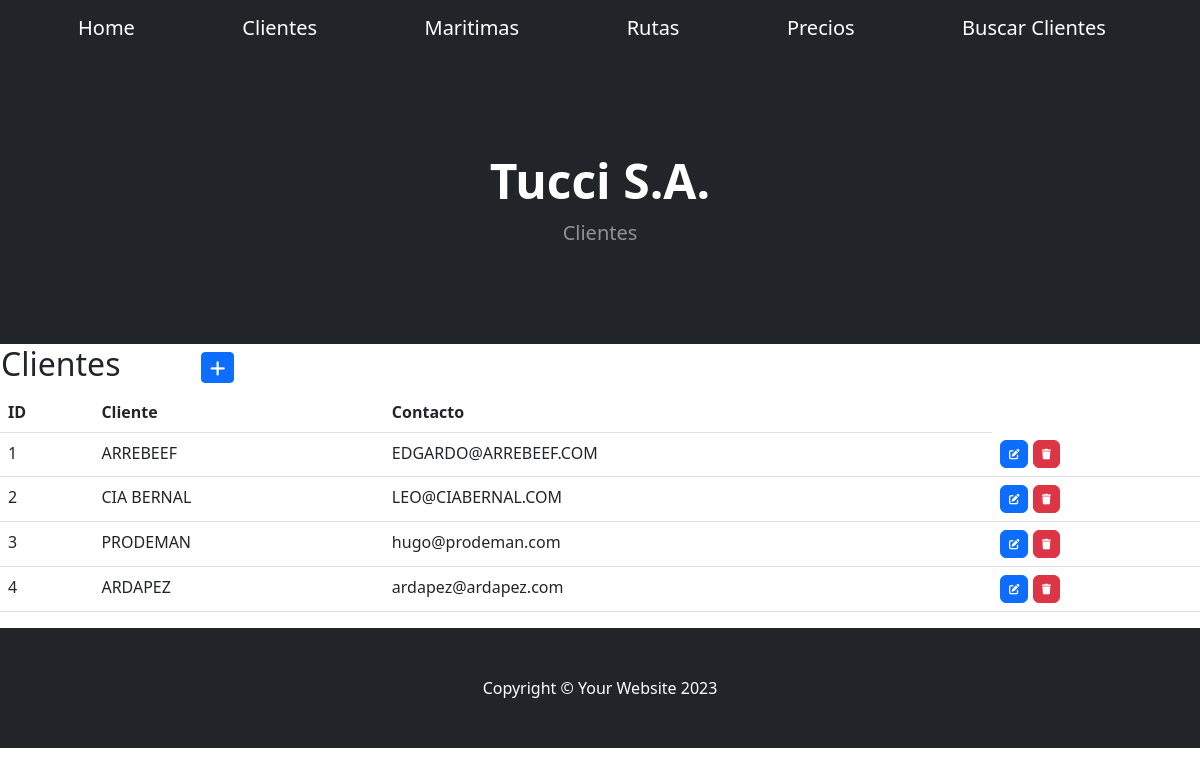
/aplicacion/clientes/, run on an earlier commit of the app's database.
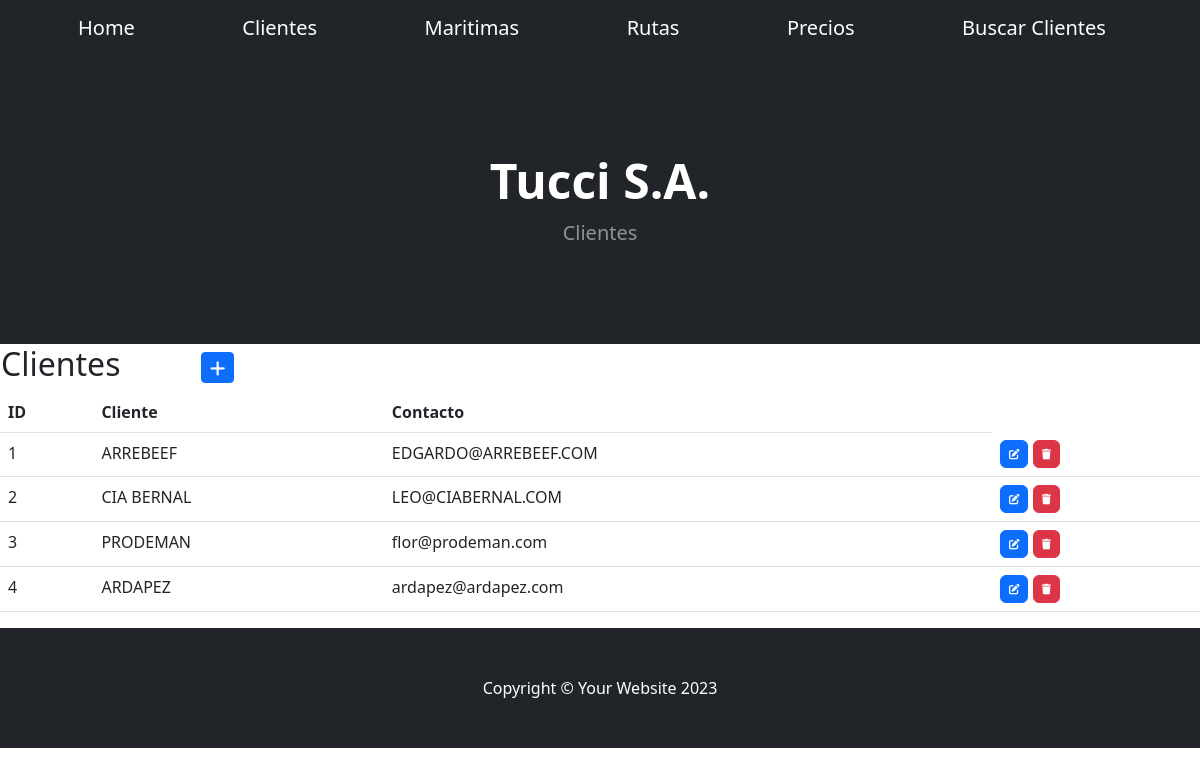
And on a later commit of the database.
### aplicacion/models.py (models this page shows, shortened)
class Clientes(models.Model):
    razon_social = models.CharField(max_length=50)
    contacto = models.EmailField()
    class Meta:
        verbose_name = "Cliente"
        verbose_name_plural = "Clientes"

### aplicacion/views.py (the view)
# urls.py: path('clientes/', ClientesList.as_view(), name="clientes"),
class ClientesList(ListView):
    model = Clientes

### aplicacion/templates/aplicacion/clientes_list.html (shortened to what this page needs)
{% extends 'aplicacion/home.html' %}
{% block titulo %}
<h1 class="display-5 fw-bolder text-white mb-2">Tucci S.A.</h1>
<p class="lead text-white-50 mb-4">Clientes</p>
{% endblock titulo %}
{% block contenido %}
<table>
    <tr>
        <td width="200"><h2>Clientes</h2></td>
        <td>
            <a
            href="{% url 'cliente_create' %}"
            class="btn btn-primary btn-sm"
            >
            </a>
        </td>
    </tr>
</table>
    <table class="table table-stripped">
        <thead>
            <tr>
                <th>ID</th>
                <th>Cliente</th>
                <th>Contacto</th>
            </tr>
        </thead>
        <tbody>
    {% for c in clientes_list %}
            <tr>
                <td>{{ c.id }}</td>
                <td>{{ c.razon_social }}</td>
                <td>{{ c.contacto }}</td>
                <td>
                    <a
                      href="{% url 'cliente_update' c.id %}"
                      class="btn btn-primary"
                      style="--bs-btn-padding-y: .25rem; --bs-btn-padding-x: .5rem; --bs-btn-font-size: .75rem;"
                      >
                    </a>
                    <a
                      href="{% url 'cliente_delete' c.id %}"
                      class="btn btn-danger"
                      style="--bs-btn-padding-y: .25rem; --bs-btn-padding-x: .5rem; --bs-btn-font-size: .75rem;"
                      >
                    </a>
                  </td>
            </tr>
    {% endfor %}
        </tbody>
    </table>
{% endblock contenido %}

What changed in the data, as far as the page shows it:
changed Clientes "PRODEMAN": contacto "hugo@prodeman.com" → "flor@prodeman.com"
